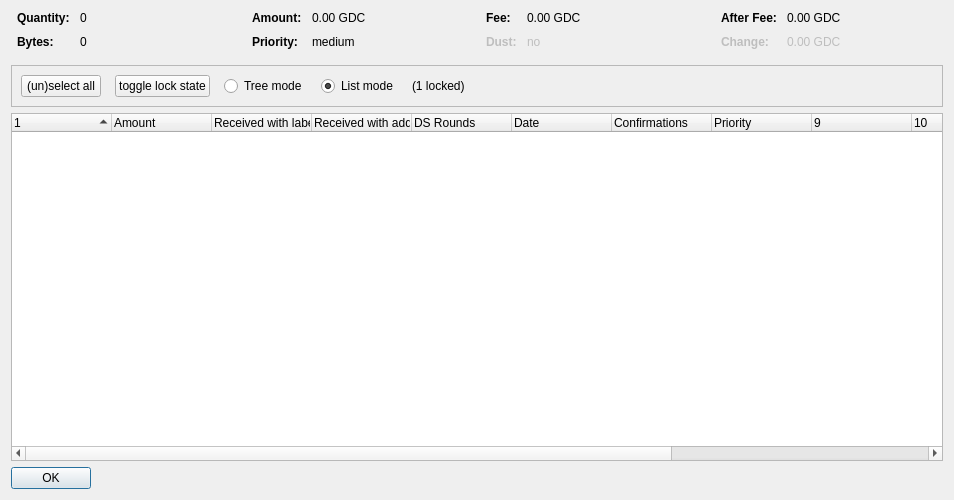
<?xml version="1.0" encoding="UTF-8"?>
<ui version="4.0">
 <class>CoinControlDialog</class>
 <widget class="QDialog" name="CoinControlDialog">
  <property name="geometry">
   <rect>
    <x>0</x>
    <y>0</y>
    <width>954</width>
    <height>500</height>
   </rect>
  </property>
  <property name="windowTitle">
   <string>Coin Selection</string>
  </property>
  <layout class="QVBoxLayout" name="verticalLayout">
   <item>
    <layout class="QHBoxLayout" name="horizontalLayoutTop" stretch="0,0,0,0">
     <property name="topMargin">
      <number>0</number>
     </property>
     <property name="bottomMargin">
      <number>10</number>
     </property>
     <item>
      <layout class="QFormLayout" name="formLayoutCoinControl1">
       <property name="horizontalSpacing">
        <number>10</number>
       </property>
       <property name="verticalSpacing">
        <number>10</number>
       </property>
       <property name="leftMargin">
        <number>6</number>
       </property>
       <property name="rightMargin">
        <number>6</number>
       </property>
       <item row="0" column="0">
        <widget class="QLabel" name="labelCoinControlQuantityText">
         <property name="font">
          <font>
           <weight>75</weight>
           <bold>true</bold>
          </font>
         </property>
         <property name="text">
          <string>Quantity:</string>
         </property>
        </widget>
       </item>
       <item row="0" column="1">
        <widget class="QLabel" name="labelCoinControlQuantity">
         <property name="cursor">
          <cursorShape>IBeamCursor</cursorShape>
         </property>
         <property name="contextMenuPolicy">
          <enum>Qt::ActionsContextMenu</enum>
         </property>
         <property name="text">
          <string notr="true">0</string>
         </property>
         <property name="textInteractionFlags">
          <set>Qt::LinksAccessibleByMouse|Qt::TextSelectableByKeyboard|Qt::TextSelectableByMouse</set>
         </property>
        </widget>
       </item>
       <item row="1" column="0">
        <widget class="QLabel" name="labelCoinControlBytesText">
         <property name="font">
          <font>
           <weight>75</weight>
           <bold>true</bold>
          </font>
         </property>
         <property name="text">
          <string>Bytes:</string>
         </property>
        </widget>
       </item>
       <item row="1" column="1">
        <widget class="QLabel" name="labelCoinControlBytes">
         <property name="cursor">
          <cursorShape>IBeamCursor</cursorShape>
         </property>
         <property name="contextMenuPolicy">
          <enum>Qt::ActionsContextMenu</enum>
         </property>
         <property name="text">
          <string notr="true">0</string>
         </property>
         <property name="textInteractionFlags">
          <set>Qt::LinksAccessibleByMouse|Qt::TextSelectableByKeyboard|Qt::TextSelectableByMouse</set>
         </property>
        </widget>
       </item>
      </layout>
     </item>
     <item>
      <layout class="QFormLayout" name="formLayoutCoinControl2">
       <property name="horizontalSpacing">
        <number>10</number>
       </property>
       <property name="verticalSpacing">
        <number>10</number>
       </property>
       <property name="leftMargin">
        <number>6</number>
       </property>
       <property name="rightMargin">
        <number>6</number>
       </property>
       <item row="0" column="0">
        <widget class="QLabel" name="labelCoinControlAmountText">
         <property name="font">
          <font>
           <weight>75</weight>
           <bold>true</bold>
          </font>
         </property>
         <property name="text">
          <string>Amount:</string>
         </property>
        </widget>
       </item>
       <item row="0" column="1">
        <widget class="QLabel" name="labelCoinControlAmount">
         <property name="cursor">
          <cursorShape>IBeamCursor</cursorShape>
         </property>
         <property name="contextMenuPolicy">
          <enum>Qt::ActionsContextMenu</enum>
         </property>
         <property name="text">
          <string notr="true">0.00 GDC</string>
         </property>
         <property name="textInteractionFlags">
          <set>Qt::LinksAccessibleByMouse|Qt::TextSelectableByKeyboard|Qt::TextSelectableByMouse</set>
         </property>
        </widget>
       </item>
       <item row="1" column="0">
        <widget class="QLabel" name="labelCoinControlPriorityText">
         <property name="font">
          <font>
           <weight>75</weight>
           <bold>true</bold>
          </font>
         </property>
         <property name="text">
          <string>Priority:</string>
         </property>
        </widget>
       </item>
       <item row="1" column="1">
        <widget class="QLabel" name="labelCoinControlPriority">
         <property name="cursor">
          <cursorShape>IBeamCursor</cursorShape>
         </property>
         <property name="contextMenuPolicy">
          <enum>Qt::ActionsContextMenu</enum>
         </property>
         <property name="text">
          <string>medium</string>
         </property>
         <property name="textInteractionFlags">
          <set>Qt::LinksAccessibleByMouse|Qt::TextSelectableByKeyboard|Qt::TextSelectableByMouse</set>
         </property>
        </widget>
       </item>
      </layout>
     </item>
     <item>
      <layout class="QFormLayout" name="formLayoutCoinControl3">
       <property name="horizontalSpacing">
        <number>10</number>
       </property>
       <property name="verticalSpacing">
        <number>10</number>
       </property>
       <property name="leftMargin">
        <number>6</number>
       </property>
       <property name="rightMargin">
        <number>6</number>
       </property>
       <item row="0" column="0">
        <widget class="QLabel" name="labelCoinControlFeeText">
         <property name="font">
          <font>
           <weight>75</weight>
           <bold>true</bold>
          </font>
         </property>
         <property name="text">
          <string>Fee:</string>
         </property>
        </widget>
       </item>
       <item row="0" column="1">
        <widget class="QLabel" name="labelCoinControlFee">
         <property name="cursor">
          <cursorShape>IBeamCursor</cursorShape>
         </property>
         <property name="contextMenuPolicy">
          <enum>Qt::ActionsContextMenu</enum>
         </property>
         <property name="text">
          <string notr="true">0.00 GDC</string>
         </property>
         <property name="textInteractionFlags">
          <set>Qt::LinksAccessibleByMouse|Qt::TextSelectableByKeyboard|Qt::TextSelectableByMouse</set>
         </property>
        </widget>
       </item>
       <item row="1" column="0">
        <widget class="QLabel" name="labelCoinControlLowOutputText">
         <property name="enabled">
          <bool>false</bool>
         </property>
         <property name="font">
          <font>
           <weight>75</weight>
           <bold>true</bold>
          </font>
         </property>
         <property name="text">
          <string>Dust:</string>
         </property>
        </widget>
       </item>
       <item row="1" column="1">
        <widget class="QLabel" name="labelCoinControlLowOutput">
         <property name="enabled">
          <bool>false</bool>
         </property>
         <property name="cursor">
          <cursorShape>IBeamCursor</cursorShape>
         </property>
         <property name="contextMenuPolicy">
          <enum>Qt::ActionsContextMenu</enum>
         </property>
         <property name="text">
          <string>no</string>
         </property>
         <property name="textInteractionFlags">
          <set>Qt::LinksAccessibleByMouse|Qt::TextSelectableByKeyboard|Qt::TextSelectableByMouse</set>
         </property>
        </widget>
       </item>
      </layout>
     </item>
     <item>
      <layout class="QFormLayout" name="formLayoutCoinControl4">
       <property name="horizontalSpacing">
        <number>10</number>
       </property>
       <property name="verticalSpacing">
        <number>10</number>
       </property>
       <property name="leftMargin">
        <number>6</number>
       </property>
       <property name="rightMargin">
        <number>6</number>
       </property>
       <item row="0" column="0">
        <widget class="QLabel" name="labelCoinControlAfterFeeText">
         <property name="font">
          <font>
           <weight>75</weight>
           <bold>true</bold>
          </font>
         </property>
         <property name="text">
          <string>After Fee:</string>
         </property>
        </widget>
       </item>
       <item row="0" column="1">
        <widget class="QLabel" name="labelCoinControlAfterFee">
         <property name="cursor">
          <cursorShape>IBeamCursor</cursorShape>
         </property>
         <property name="contextMenuPolicy">
          <enum>Qt::ActionsContextMenu</enum>
         </property>
         <property name="text">
          <string notr="true">0.00 GDC</string>
         </property>
         <property name="textInteractionFlags">
          <set>Qt::LinksAccessibleByMouse|Qt::TextSelectableByKeyboard|Qt::TextSelectableByMouse</set>
         </property>
        </widget>
       </item>
       <item row="1" column="0">
        <widget class="QLabel" name="labelCoinControlChangeText">
         <property name="enabled">
          <bool>false</bool>
         </property>
         <property name="font">
          <font>
           <weight>75</weight>
           <bold>true</bold>
          </font>
         </property>
         <property name="text">
          <string>Change:</string>
         </property>
        </widget>
       </item>
       <item row="1" column="1">
        <widget class="QLabel" name="labelCoinControlChange">
         <property name="enabled">
          <bool>false</bool>
         </property>
         <property name="cursor">
          <cursorShape>IBeamCursor</cursorShape>
         </property>
         <property name="contextMenuPolicy">
          <enum>Qt::ActionsContextMenu</enum>
         </property>
         <property name="text">
          <string notr="true">0.00 GDC</string>
         </property>
         <property name="textInteractionFlags">
          <set>Qt::LinksAccessibleByMouse|Qt::TextSelectableByKeyboard|Qt::TextSelectableByMouse</set>
         </property>
        </widget>
       </item>
      </layout>
     </item>
    </layout>
   </item>
   <item>
    <widget class="QFrame" name="frame">
     <property name="minimumSize">
      <size>
       <width>0</width>
       <height>40</height>
      </size>
     </property>
     <property name="frameShape">
      <enum>QFrame::StyledPanel</enum>
     </property>
     <property name="frameShadow">
      <enum>QFrame::Sunken</enum>
     </property>
     <layout class="QHBoxLayout" name="horizontalLayout">
      <item>
       <layout class="QHBoxLayout" name="horizontalLayoutPanel" stretch="0,0,0,0,0,0">
        <property name="spacing">
         <number>14</number>
        </property>
        <item>
         <widget class="QPushButton" name="pushButtonSelectAll">
          <property name="sizePolicy">
           <sizepolicy hsizetype="Maximum" vsizetype="Fixed">
            <horstretch>0</horstretch>
            <verstretch>0</verstretch>
           </sizepolicy>
          </property>
          <property name="text">
           <string>(un)select all</string>
          </property>
          <property name="autoDefault">
           <bool>false</bool>
          </property>
         </widget>
        </item>
        <item>
         <widget class="QPushButton" name="pushButtonToggleLock">
          <property name="sizePolicy">
           <sizepolicy hsizetype="Maximum" vsizetype="Fixed">
            <horstretch>0</horstretch>
            <verstretch>0</verstretch>
           </sizepolicy>
          </property>
          <property name="text">
           <string>toggle lock state</string>
          </property>
          <property name="autoDefault">
           <bool>false</bool>
          </property>
         </widget>
        </item>
        <item>
         <widget class="QRadioButton" name="radioTreeMode">
          <property name="sizePolicy">
           <sizepolicy hsizetype="Maximum" vsizetype="Fixed">
            <horstretch>0</horstretch>
            <verstretch>0</verstretch>
           </sizepolicy>
          </property>
          <property name="text">
           <string>Tree mode</string>
          </property>
         </widget>
        </item>
        <item>
         <widget class="QRadioButton" name="radioListMode">
          <property name="sizePolicy">
           <sizepolicy hsizetype="Maximum" vsizetype="Fixed">
            <horstretch>0</horstretch>
            <verstretch>0</verstretch>
           </sizepolicy>
          </property>
          <property name="text">
           <string>List mode</string>
          </property>
          <property name="checked">
           <bool>true</bool>
          </property>
         </widget>
        </item>
        <item>
         <widget class="QLabel" name="labelLocked">
          <property name="text">
           <string>(1 locked)</string>
          </property>
         </widget>
        </item>
        <item>
         <spacer name="horizontalSpacer">
          <property name="orientation">
           <enum>Qt::Horizontal</enum>
          </property>
          <property name="sizeHint" stdset="0">
           <size>
            <width>40</width>
            <height>20</height>
           </size>
          </property>
         </spacer>
        </item>
       </layout>
      </item>
     </layout>
    </widget>
   </item>
   <item>
    <widget class="CoinControlTreeWidget" name="treeWidget">
     <property name="contextMenuPolicy">
      <enum>Qt::CustomContextMenu</enum>
     </property>
     <property name="sortingEnabled">
      <bool>false</bool>
     </property>
     <property name="columnCount">
      <number>13</number>
     </property>
     <attribute name="headerShowSortIndicator" stdset="0">
      <bool>true</bool>
     </attribute>
     <attribute name="headerStretchLastSection">
      <bool>false</bool>
     </attribute>
     <column>
      <property name="text">
       <string/>
      </property>
     </column>
     <column>
      <property name="text">
       <string>Amount</string>
      </property>
     </column>
     <column>
      <property name="text">
       <string>Received with label</string>
      </property>
     </column>
     <column>
      <property name="text">
       <string>Received with address</string>
      </property>
     </column>
     <column>
      <property name="text">
       <string>DS Rounds</string>
      </property>
     </column>
     <column>
      <property name="text">
       <string>Date</string>
      </property>
     </column>
     <column>
      <property name="text">
       <string>Confirmations</string>
      </property>
      <property name="toolTip">
       <string>Confirmed</string>
      </property>
     </column>
     <column>
      <property name="text">
       <string>Priority</string>
      </property>
     </column>
     <column>
      <property name="text">
       <string/>
      </property>
     </column>
     <column>
      <property name="text">
       <string/>
      </property>
     </column>
     <column>
      <property name="text">
       <string/>
      </property>
     </column>
     <column>
      <property name="text">
       <string/>
      </property>
     </column>
     <column>
      <property name="text">
       <string/>
      </property>
     </column>
    </widget>
   </item>
   <item>
    <widget class="QDialogButtonBox" name="buttonBox">
     <property name="sizePolicy">
      <sizepolicy hsizetype="Maximum" vsizetype="Fixed">
       <horstretch>0</horstretch>
       <verstretch>0</verstretch>
      </sizepolicy>
     </property>
     <property name="orientation">
      <enum>Qt::Horizontal</enum>
     </property>
     <property name="standardButtons">
      <set>QDialogButtonBox::Ok</set>
     </property>
    </widget>
   </item>
  </layout>
 </widget>
 <customwidgets>
  <customwidget>
   <class>CoinControlTreeWidget</class>
   <extends>QTreeWidget</extends>
   <header>coincontroltreewidget.h</header>
  </customwidget>
 </customwidgets>
 <resources/>
 <connections/>
</ui>
